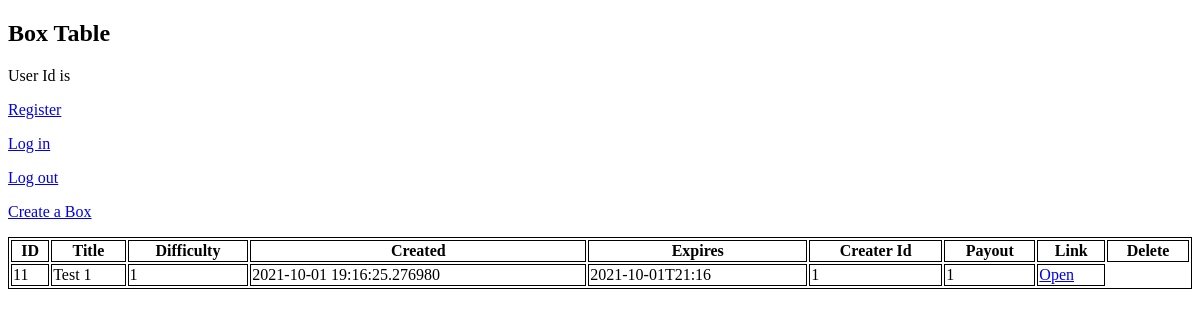
/table, run on an earlier commit of the app's database.
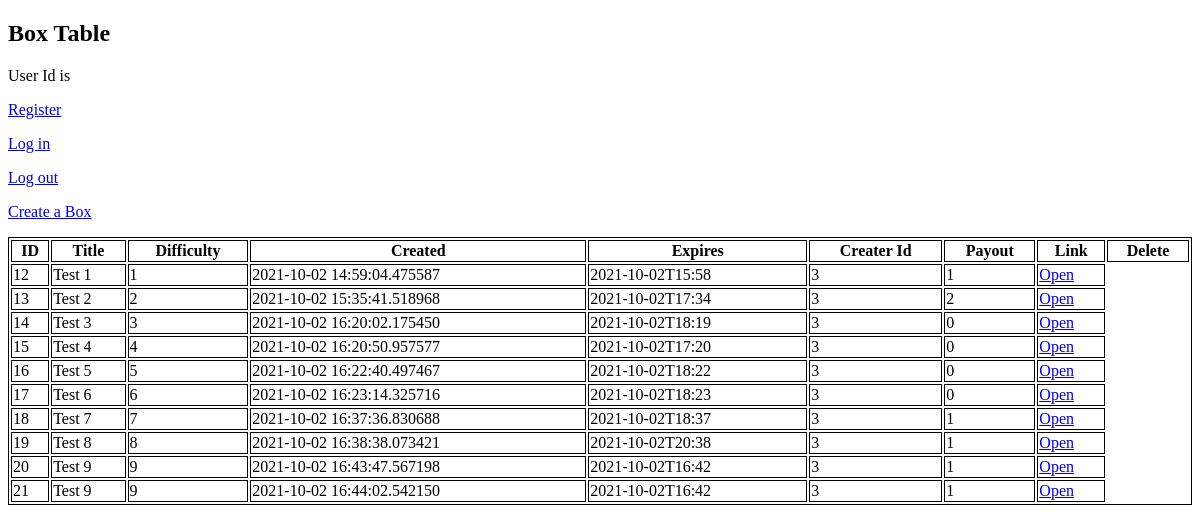
And on a later commit of the database.
### tables this page shows
CREATE TABLE contracts (
    id INTEGER PRIMARY KEY AUTOINCREMENT,
    title TEXT NOT NULL,
    descript TEXT,
    difficulty INTEGER NOT NULL,
    creation_date DATETIME NOT NULL,
    expiration_date DATETIME NOT NULL,
    creater_user_id INTEGER NOT NULL,
    payout INTEGER NOT NULL,
    test_filename TEXT NOT NULL
);

### flaskw/__init__.py (the view)
    @app.route('/table')
    def table():
        return render_template('basicTable.html',
                               contracts=db.get_contracts(),
                               session=session)

### flaskw/db.py (called while the page is built)
def get_db():
    if 'db' not in g:
        g.db = sqlite3.connect(
            current_app.config['DATABASE'],
            detect_types=sqlite3.PARSE_DECLTYPES
        )
        g.db.row_factory = sqlite3.Row
    return g.db

def get_contracts():
    db = get_db()
    contracts = db.execute('SELECT * FROM contracts').fetchall()
    ret = list()
    for contract in contracts:
        ret.append(list(contract))
    return ret

### flaskw/templates/basicTable.html (shortened to what this page needs)
<!DOCTYPE html>
<html>
<body>
<h2>Box Table</h2>
<p>User Id is {{ session['user_id'] }}</p>
<p>
  <a href="{{url_for('register')}}">Register</a>
</p>
<p>
  <a href="{{url_for('login')}}">Log in</a>
</p>
<p>
  <a href="{{url_for('logout')}}">Log out</a>
</p>
<p>
  <a href="{{url_for('create')}}">Create a Box</a>
</p>
<table style="width:100%">
  <tr>
    <th>ID</th>
    <th>Title</th>
    <th>Difficulty</th>
    <th>Created</th>
    <th>Expires</th>
    <th>Creater Id</th>
    <th>Payout</th>
    <th>Link</th>
    <th>Delete</th>
  </tr>
{% for contract in contracts %}
  <tr>
    <td>{{ contract[0] }}</td>
    <td>{{ contract[1] }}</td>
    <td>{{ contract[3] }}</td>
    <td>{{ contract[4] }}</td>
    <td>{{ contract[5] }}</td>
    <td>{{ contract[6] }}</td>
    <td>{{ contract[7] }}</td>
    <td><a href="{{url_for('viewContract', id=contract[0])}}">Open</a></td>
  </tr>
{% endfor %}
</table>
</body>
</html>

What changed in the data, as far as the page shows it:
removed contracts: id "11", title "Test 1", difficulty "1", creation_date "2021-10-01 19:16:25.276980", expiration_date "2021-10-01T21:16", creater_user "1", payout "1"
added contracts: id "12", title "Test 1", difficulty "1", creation_date "2021-10-02 14:59:04.475587", expiration_date "2021-10-02T15:58", creater_user "3", payout "1"
added contracts: id "13", title "Test 2", difficulty "2", creation_date "2021-10-02 15:35:41.518968", expiration_date "2021-10-02T17:34", creater_user "3", payout "2"
added contracts: id "14", title "Test 3", difficulty "3", creation_date "2021-10-02 16:20:02.175450", expiration_date "2021-10-02T18:19", creater_user "3", payout "0"
added contracts: id "15", title "Test 4", difficulty "4", creation_date "2021-10-02 16:20:50.957577", expiration_date "2021-10-02T17:20", creater_user "3", payout "0"
added contracts: id "16", title "Test 5", difficulty "5", creation_date "2021-10-02 16:22:40.497467", expiration_date "2021-10-02T18:22", creater_user "3", payout "0"
added contracts: id "17", title "Test 6", difficulty "6", creation_date "2021-10-02 16:23:14.325716", expiration_date "2021-10-02T18:23", creater_user "3", payout "0"
added contracts: id "18", title "Test 7", difficulty "7", creation_date "2021-10-02 16:37:36.830688", expiration_date "2021-10-02T18:37", creater_user "3", payout "1"
added contracts: id "19", title "Test 8", difficulty "8", creation_date "2021-10-02 16:38:38.073421", expiration_date "2021-10-02T20:38", creater_user "3", payout "1"
added contracts: id "20", title "Test 9", difficulty "9", creation_date "2021-10-02 16:43:47.567198", expiration_date "2021-10-02T16:42", creater_user "3", payout "1"
added contracts: id "21", title "Test 9", difficulty "9", creation_date "2021-10-02 16:44:02.542150", expiration_date "2021-10-02T16:42", creater_user "3", payout "1"
